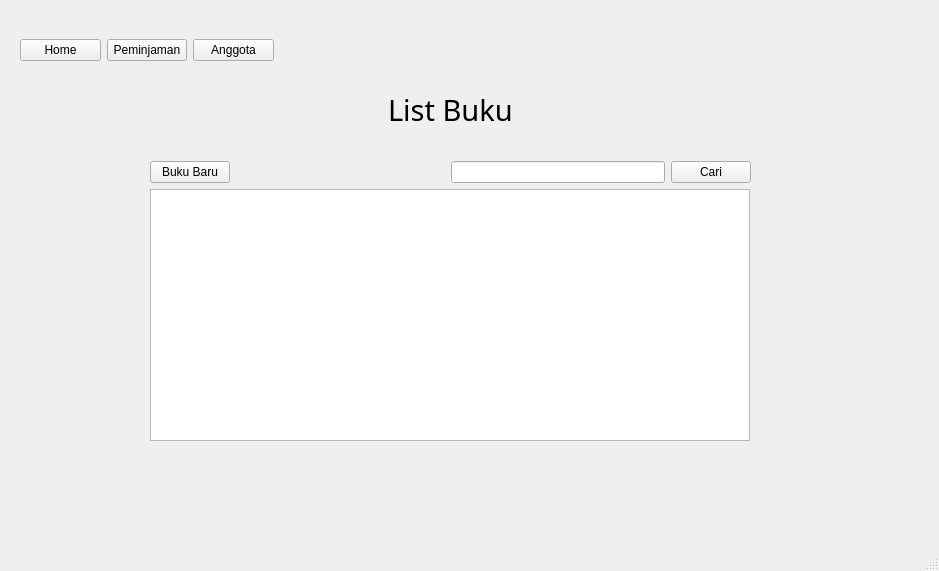
<?xml version="1.0" encoding="UTF-8"?>
<ui version="4.0">
 <class>buku</class>
 <widget class="QMainWindow" name="buku">
  <property name="geometry">
   <rect>
    <x>0</x>
    <y>0</y>
    <width>939</width>
    <height>571</height>
   </rect>
  </property>
  <property name="windowTitle">
   <string>MainWindow</string>
  </property>
  <property name="styleSheet">
   <string notr="true"/>
  </property>
  <widget class="QWidget" name="centralwidget">
   <widget class="QWidget" name="horizontalLayoutWidget">
    <property name="geometry">
     <rect>
      <x>20</x>
      <y>10</y>
      <width>254</width>
      <height>80</height>
     </rect>
    </property>
    <layout class="QHBoxLayout" name="horizontalLayout">
     <item>
      <widget class="QPushButton" name="pushButton_2">
       <property name="text">
        <string>Home</string>
       </property>
      </widget>
     </item>
     <item>
      <widget class="QPushButton" name="peminjaman2">
       <property name="text">
        <string>Peminjaman</string>
       </property>
      </widget>
     </item>
     <item>
      <widget class="QPushButton" name="anggota2">
       <property name="text">
        <string>Anggota</string>
       </property>
      </widget>
     </item>
    </layout>
   </widget>
   <widget class="QWidget" name="verticalLayoutWidget">
    <property name="geometry">
     <rect>
      <x>150</x>
      <y>90</y>
      <width>601</width>
      <height>351</height>
     </rect>
    </property>
    <layout class="QVBoxLayout" name="verticalLayout">
     <item>
      <layout class="QHBoxLayout" name="horizontalLayout_3">
       <property name="bottomMargin">
        <number>25</number>
       </property>
       <item>
        <spacer name="horizontalSpacer_2">
         <property name="orientation">
          <enum>Qt::Horizontal</enum>
         </property>
         <property name="sizeHint" stdset="0">
          <size>
           <width>40</width>
           <height>20</height>
          </size>
         </property>
        </spacer>
       </item>
       <item>
        <widget class="QLabel" name="label">
         <property name="font">
          <font>
           <family>SF Pro Bold</family>
           <pointsize>22</pointsize>
          </font>
         </property>
         <property name="text">
          <string>List Buku</string>
         </property>
         <property name="margin">
          <number>0</number>
         </property>
        </widget>
       </item>
       <item>
        <spacer name="horizontalSpacer_3">
         <property name="orientation">
          <enum>Qt::Horizontal</enum>
         </property>
         <property name="sizeHint" stdset="0">
          <size>
           <width>40</width>
           <height>20</height>
          </size>
         </property>
        </spacer>
       </item>
      </layout>
     </item>
     <item>
      <layout class="QHBoxLayout" name="horizontalLayout_2">
       <item>
        <widget class="QPushButton" name="bukuBaru">
         <property name="text">
          <string>Buku Baru</string>
         </property>
        </widget>
       </item>
       <item>
        <spacer name="horizontalSpacer">
         <property name="orientation">
          <enum>Qt::Horizontal</enum>
         </property>
         <property name="sizeHint" stdset="0">
          <size>
           <width>40</width>
           <height>20</height>
          </size>
         </property>
        </spacer>
       </item>
       <item>
        <widget class="QLineEdit" name="searchInput">
         <property name="minimumSize">
          <size>
           <width>200</width>
           <height>0</height>
          </size>
         </property>
        </widget>
       </item>
       <item>
        <widget class="QPushButton" name="searchButton">
         <property name="text">
          <string>Cari</string>
         </property>
        </widget>
       </item>
      </layout>
     </item>
     <item>
      <widget class="QTableWidget" name="tableWidget">
       <property name="minimumSize">
        <size>
         <width>568</width>
         <height>0</height>
        </size>
       </property>
       <property name="maximumSize">
        <size>
         <width>600</width>
         <height>500</height>
        </size>
       </property>
      </widget>
     </item>
    </layout>
   </widget>
   <widget class="QLabel" name="label_2">
    <property name="geometry">
     <rect>
      <x>-140</x>
      <y>-60</y>
      <width>1131</width>
      <height>661</height>
     </rect>
    </property>
    <property name="styleSheet">
     <string notr="true">image: url(:/image1/pic4.png);</string>
    </property>
    <property name="text">
     <string/>
    </property>
   </widget>
   <zorder>label_2</zorder>
   <zorder>horizontalLayoutWidget</zorder>
   <zorder>verticalLayoutWidget</zorder>
  </widget>
  <widget class="QStatusBar" name="statusbar"/>
 </widget>
 <resources/>
 <connections/>
</ui>
